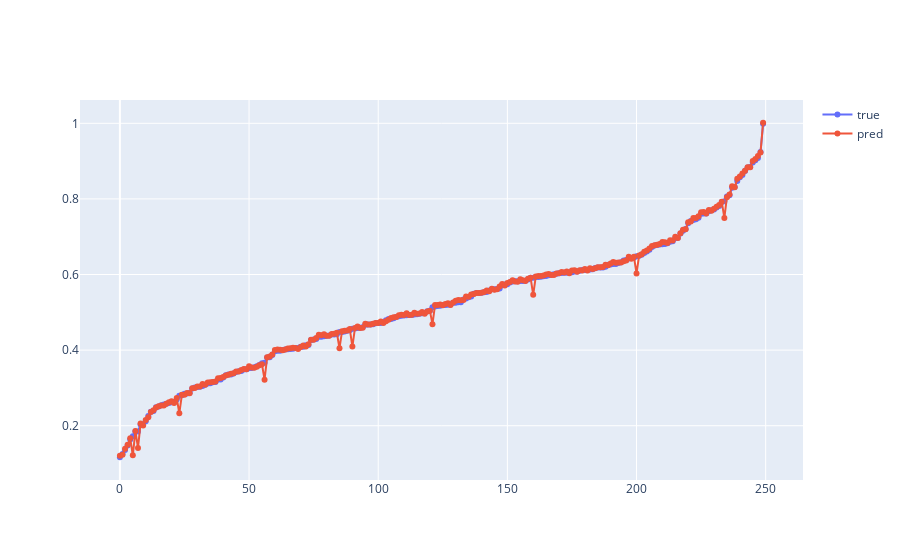

Notebook code cell kept with this figure:
### Markdown cell above
### bayes ridge

### Code cell
from sklearn import linear_model
clf = linear_model.BayesianRidge()


model_name = 'bayes_ridge'
clf.fit(Xtrain, ytrain)

pred = clf.predict(Xtest)
rst_mse = mse(ytest, pred)
rst_score = clf.score(Xtrain, ytrain)
mseret[model_name] = rst_mse
scoreret[model_name] = rst_score
print(rst_mse, rmse(ytest, pred), mae(ytest, pred))
print(clf.score(Xtrain, ytrain), rst_score)
edf = pd.DataFrame({'target': ytest, 'pred': pred})
edf.sort_values(by='target', inplace=True)
draw_lines([i for i in range(len(ytest))], [edf.target, edf.pred], ['true', 'pred'])

### Figure 1 — Plotly figure (JSON) as saved in the notebook; plotly's stock layout.template omitted (floating-point values rounded to 4 significant figures; data arrays with more than 128 entries replaced by an {"elided": "..."} marker saying what was removed)
{"data": [{"mode": "lines+markers", "name": "true", "type": "scatter", "x": {"elided": "250 int values"}, "y": {"elided": "250 float values"}}, {"mode": "lines+markers", "name": "pred", "type": "scatter", "x": {"elided": "250 int values"}, "y": {"elided": "250 float values"}}], "layout": {}}
